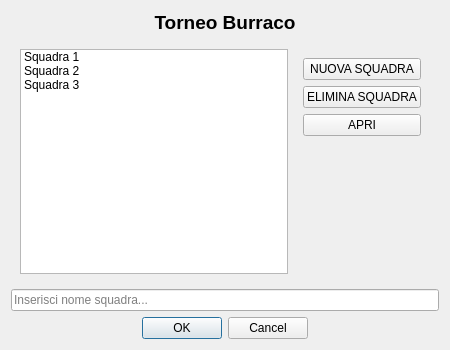
<?xml version="1.0" encoding="UTF-8"?>
<ui version="4.0">
 <class>Dialog</class>
 <widget class="QDialog" name="Dialog">
  <property name="geometry">
   <rect>
    <x>0</x>
    <y>0</y>
    <width>450</width>
    <height>350</height>
   </rect>
  </property>
  <property name="windowTitle">
   <string>Torneo Burraco</string>
  </property>
  <layout class="QVBoxLayout" name="verticalLayout_Main">
   <item>
    <widget class="QLabel" name="lblTitoloTorneoBurraco">
     <property name="font">
      <font>
       <pointsize>14</pointsize>
       <weight>75</weight>
       <bold>true</bold>
      </font>
     </property>
     <property name="text">
      <string>Torneo Burraco</string>
     </property>
     <property name="alignment">
      <set>Qt::AlignCenter</set>
     </property>
    </widget>
   </item>
   <item>
    <widget class="QWidget" name="contentContainer" native="true">
     <layout class="QHBoxLayout" name="horizontalLayout_Content">
      <item>
       <widget class="QListWidget" name="lstSquadre">
        <item>
         <property name="text">
          <string>Squadra 1</string>
         </property>
        </item>
        <item>
         <property name="text">
          <string>Squadra 2</string>
         </property>
        </item>
        <item>
         <property name="text">
          <string>Squadra 3</string>
         </property>
        </item>
       </widget>
      </item>
      <item>
       <widget class="QWidget" name="rightButtonsContainer" native="true">
        <layout class="QVBoxLayout" name="verticalLayout_RightButtons">
         <item>
          <widget class="QPushButton" name="btnNuovaSquadra">
           <property name="text">
            <string>NUOVA SQUADRA</string>
           </property>
          </widget>
         </item>
         <item>
          <widget class="QPushButton" name="btnEliminaSquadra">
           <property name="text">
            <string>ELIMINA SQUADRA</string>
           </property>
          </widget>
         </item>
         <item>
          <widget class="QPushButton" name="btnApri">
           <property name="text">
            <string>APRI</string>
           </property>
          </widget>
         </item>
         <item>
          <spacer name="verticalSpacer_Buttons">
           <property name="orientation">
            <enum>Qt::Vertical</enum>
           </property>
           <property name="sizeHint" stdset="0">
            <size>
             <width>20</width>
             <height>40</height>
            </size>
           </property>
          </spacer>
         </item>
        </layout>
       </widget>
      </item>
     </layout>
    </widget>
   </item>
   <item>
    <widget class="QLineEdit" name="txtInputSquadra">
     <property name="placeholderText">
      <string>Inserisci nome squadra...</string>
     </property>
    </widget>
   </item>
   <item>
    <widget class="QDialogButtonBox" name="buttonBox">
     <property name="orientation">
      <enum>Qt::Horizontal</enum>
     </property>
     <property name="standardButtons">
      <set>QDialogButtonBox::Cancel|QDialogButtonBox::Ok</set>
     </property>
     <property name="centerButtons">
      <bool>true</bool>
     </property>
    </widget>
   </item>
  </layout>
 </widget>
 <resources/>
 <connections>
  <connection>
   <sender>buttonBox</sender>
   <signal>accepted()</signal>
   <receiver>Dialog</receiver>
   <slot>accept()</slot>
   <hints>
    <hint type="sourcelabel">
     <x>248</x>
     <y>339</y>
    </hint>
    <hint type="destinationlabel">
     <x>157</x>
     <y>224</y>
    </hint>
   </hints>
  </connection>
  <connection>
   <sender>buttonBox</sender>
   <signal>rejected()</signal>
   <receiver>Dialog</receiver>
   <slot>reject()</slot>
   <hints>
    <hint type="sourcelabel">
     <x>316</x>
     <y>339</y>
    </hint>
    <hint type="destinationlabel">
     <x>286</x>
     <y>224</y>
    </hint>
   </hints>
  </connection>
 </connections>
</ui>
